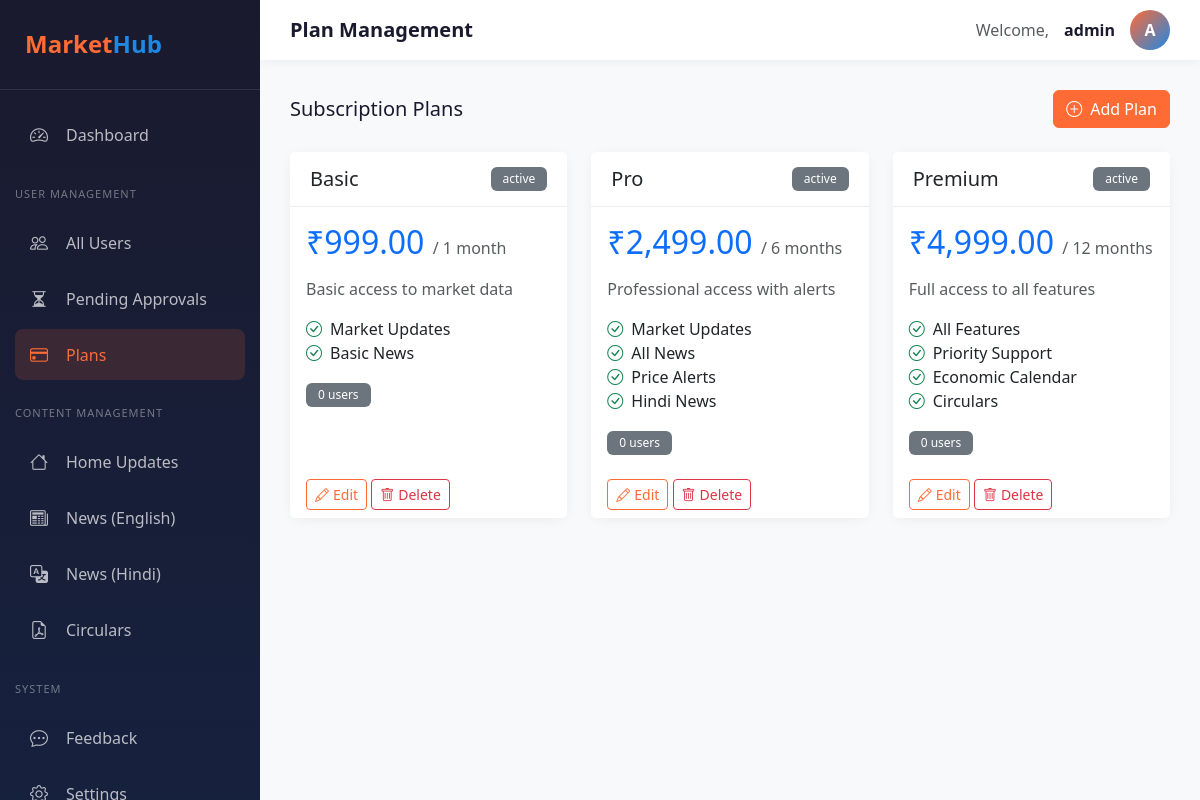
Screenshot of /pages/plans.php (signed in) with the database file from the repository.
### tables this page shows
CREATE TABLE IF NOT EXISTS plans (
    id INT PRIMARY KEY AUTO_INCREMENT,
    name VARCHAR(100) NOT NULL,
    description TEXT,
    price DECIMAL(10,2) NOT NULL DEFAULT 0.00,
    duration_months INT DEFAULT 1,
    features JSON,
    is_active BOOLEAN DEFAULT TRUE,
    created_at TIMESTAMP DEFAULT CURRENT_TIMESTAMP,
    updated_at TIMESTAMP NULL ON UPDATE CURRENT_TIMESTAMP
);

### includes/auth.php (called while the page is built, shortened)
<?php
function current_admin_username() {
    return $_SESSION['admin_username'] ?? 'Admin';
}

### config/database.php (called while the page is built, shortened)
<?php
$conn = new mysqli(DB_HOST, DB_USER, DB_PASS, DB_NAME);
$conn->set_charset("utf8mb4");
function db_query($sql, $types = '', $params = []) {
    global $conn;
    $stmt = $conn->prepare($sql);
    if (!$stmt->execute()) {
        error_log("Execute failed: " . $stmt->error);
        return false;
    }
    $result = $stmt->get_result();
    return $result !== false ? $result : true;
}
function db_fetch_all($sql, $types = '', $params = []) {
    $result = db_query($sql, $types, $params);
    if ($result && $result instanceof mysqli_result) {
        return $result->fetch_all(MYSQLI_ASSOC);
    }
    return [];
}

### pages/plans.php (the view, shortened to what this page needs)
<?php
$page_title = 'Plan Management';
require_once 'includes/header.php';
$action = $_GET['action'] ?? 'list';
$edit_item = null;
$plans_list = db_fetch_all("SELECT p.*, (SELECT COUNT(*) FROM users WHERE plan_id = p.id) as user_count FROM plans p ORDER BY p.price");
?>
<?php if ($action === 'add' || $action === 'edit'): ?>
<div class="card">
    <div class="card-header">
        <i class="bi bi-<?= $action === 'edit' ? 'pencil' : 'plus-circle' ?> me-2"></i>
        <?= $action === 'edit' ? 'Edit Plan' : 'Add Plan' ?>
    </div>
    <div class="card-body">
        <form method="POST">
            <?= csrf_field() ?>
            <input type="hidden" name="form_action" value="save">
            <input type="hidden" name="id" value="<?= $edit_item['id'] ?? '' ?>">
            <div class="row">
                <div class="col-md-6">
                    <div class="mb-3">
                        <label class="form-label">Plan Name *</label>
                        <input type="text" name="name" class="form-control" required
                               value="<?= e($edit_item['name'] ?? '') ?>" placeholder="e.g., Basic, Pro, Premium">
                    </div>
                    <div class="mb-3">
                        <label class="form-label">Price (₹)</label>
                        <input type="number" name="price" class="form-control" step="0.01" min="0"
                               value="<?= e($edit_item['price'] ?? '0') ?>">
                    </div>
                    <div class="mb-3">
                        <label class="form-label">Duration (Months)</label>
                        <select name="duration_months" class="form-select">
                            <?php foreach ([1, 3, 6, 12] as $m): ?>
                            <option value="<?= $m ?>" <?= ($edit_item['duration_months'] ?? 1) == $m ? 'selected' : '' ?>>
                                <?= $m ?> Month<?= $m > 1 ? 's' : '' ?>
                            </option>
                            <?php endforeach; ?>
                        </select>
                    </div>
                </div>
                <div class="col-md-6">
                    <div class="mb-3">
                        <label class="form-label">Description</label>
                        <textarea name="description" class="form-control" rows="3"><?= e($edit_item['description'] ?? '') ?></textarea>
                    </div>
                    <div class="mb-3">
                        <label class="form-label">Features (one per line)</label>
                        <textarea name="features" class="form-control" rows="4" placeholder="Market Updates&#10;Price Alerts&#10;Hindi News"><?php
                            if (isset($edit_item['features'])) {
                                $features = json_decode($edit_item['features'], true);
                                echo e(implode("\n", $features ?? []));
                            }
                        ?></textarea>
                    </div>
                    <div class="form-check mb-3">
                        <input type="checkbox" name="is_active" class="form-check-input" id="is_active"
                               <?= ($edit_item['is_active'] ?? true) ? 'checked' : '' ?>>
                        <label class="form-check-label" for="is_active">Active (available for selection)</label>
                    </div>
                </div>
            </div>
            <hr>
            <div class="d-flex justify-content-between">
                <a href="plans.php" class="btn btn-secondary"><i class="bi bi-arrow-left me-2"></i>Cancel</a>
                <button type="submit" class="btn btn-primary"><i class="bi bi-check-lg me-2"></i>Save Plan</button>
            </div>
        </form>
    </div>
</div>
<?php else: ?>
<div class="d-flex justify-content-between align-items-center mb-4">
    <h5 class="mb-0">Subscription Plans</h5>
    <a href="plans.php?action=add" class="btn btn-primary"><i class="bi bi-plus-circle me-2"></i>Add Plan</a>
</div>
<div class="row">
    <?php foreach ($plans_list as $plan): ?>
    <div class="col-md-4 mb-4">
        <div class="card h-100">
            <div class="card-header d-flex justify-content-between align-items-center">
                <h5 class="mb-0"><?= e($plan['name']) ?></h5>
                <?= status_badge($plan['is_active'] ? 'active' : 'inactive') ?>
            </div>
            <div class="card-body">
                <h2 class="text-primary mb-3"><?= format_currency($plan['price']) ?>
                    <small class="text-muted fs-6">/ <?= $plan['duration_months'] ?> month<?= $plan['duration_months'] > 1 ? 's' : '' ?></small>
                </h2>
                <p class="text-muted"><?= e($plan['description']) ?></p>
                <?php
                $features = json_decode($plan['features'], true) ?? [];
                if (!empty($features)):
                ?>
                <ul class="list-unstyled">
                    <?php foreach ($features as $feature): ?>
                    <li><i class="bi bi-check-circle text-success me-2"></i><?= e($feature) ?></li>
                    <?php endforeach; ?>
                </ul>
                <?php endif; ?>
                <p class="mb-0">
                    <span class="badge bg-secondary"><?= $plan['user_count'] ?> users</span>
                </p>
            </div>
            <div class="card-footer bg-white border-0">
                <a href="plans.php?action=edit&id=<?= $plan['id'] ?>" class="btn btn-outline-primary btn-sm">
                    <i class="bi bi-pencil me-1"></i>Edit
                </a>
                <?php if ($plan['user_count'] == 0): ?>
                <form method="POST" class="d-inline" onsubmit="return confirmDelete('Delete this plan?')">
                    <button type="submit" class="btn btn-outline-danger btn-sm">
                        <i class="bi bi-trash me-1"></i>Delete
                    </button>
                </form>
                <?php endif; ?>
            </div>
        </div>
    </div>
    <?php endforeach; ?>
</div>
<?php endif; ?>
<?php require_once 'includes/footer.php'; ?>

### pages/includes/header.php (shortened to what this page needs)
<!DOCTYPE html>
<html lang="en">
<head>
    <link href="https://cdn.jsdelivr.net/npm/bootstrap@5.3.2/dist/css/bootstrap.min.css" rel="stylesheet">
    <link href="https://cdn.jsdelivr.net/npm/bootstrap-icons@1.11.1/font/bootstrap-icons.css" rel="stylesheet">
    <link href="https://cdn.datatables.net/1.13.7/css/dataTables.bootstrap5.min.css" rel="stylesheet">
    <link href="../assets/css/style.css" rel="stylesheet">
</head>
<body>
    <nav class="sidebar">
        <div class="sidebar-brand">
            <h2>Market<span>Hub</span></h2>
        </div>
        <ul class="sidebar-menu">
            <li>
                <a href="dashboard.php" class="<?= is_active_page('dashboard') ?>">
                    <i class="bi bi-speedometer2"></i> Dashboard
                </a>
            </li>
            <li class="menu-header">User Management</li>
            <li>
                <a href="users.php" class="<?= is_active_page('users') ?>">
                    <i class="bi bi-people"></i> All Users
                </a>
            </li>
            <li>
                <a href="users.php?status=pending" class="<?= isset($_GET['status']) && $_GET['status'] === 'pending' ? 'active' : '' ?>">
                    <i class="bi bi-hourglass-split"></i> Pending Approvals
                </a>
            </li>
            <li>
                <a href="plans.php" class="<?= is_active_page('plans') ?>">
                    <i class="bi bi-credit-card"></i> Plans
                </a>
            </li>
            <li class="menu-header">Content Management</li>
            <li>
                <a href="home_updates.php" class="<?= is_active_page('home_updates') ?>">
                    <i class="bi bi-house"></i> Home Updates
                </a>
            </li>
            <li>
                <a href="news.php" class="<?= is_active_page('news') ?>">
                    <i class="bi bi-newspaper"></i> News (English)
                </a>
            </li>
            <li>
                <a href="news_hindi.php" class="<?= is_active_page('news_hindi') ?>">
                    <i class="bi bi-translate"></i> News (Hindi)
                </a>
            </li>
            <li>
                <a href="circulars.php" class="<?= is_active_page('circulars') ?>">
                    <i class="bi bi-file-earmark-pdf"></i> Circulars
                </a>
            </li>
            <li class="menu-header">System</li>
            <li>
                <a href="feedback.php" class="<?= is_active_page('feedback') ?>">
                    <i class="bi bi-chat-dots"></i> Feedback
                </a>
            </li>
            <li>
                <a href="settings.php" class="<?= is_active_page('settings') ?>">
                    <i class="bi bi-gear"></i> Settings
                </a>
            </li>
        </ul>
    </nav>
    <nav class="top-navbar">
        <h1 class="page-title"><?= e($page_title ?? 'Dashboard') ?></h1>
        <div class="admin-info">
            <span class="text-muted">Welcome,</span>
            <strong><?= e(current_admin_username()) ?></strong>
            <div class="admin-avatar">
                <?= strtoupper(substr(current_admin_username(), 0, 1)) ?>
            </div>
        </div>
    </nav>
    <main class="main-content">

### includes/functions.php (shortened to what this page needs)
<?php
function e($string) {
    return htmlspecialchars($string ?? '', ENT_QUOTES, 'UTF-8');
}
function format_currency($amount) {
    return '₹' . number_format($amount, 2);
}
function status_badge($status) {
    $badges = [
        'pending' => '<span class="badge bg-warning text-dark">Pending</span>',
        'approved' => '<span class="badge bg-success">Approved</span>',
        'rejected' => '<span class="badge bg-danger">Rejected</span>',
        'active' => '<span class="badge bg-success">Active</span>',
        'inactive' => '<span class="badge bg-secondary">Inactive</span>',
    ];
    return $badges[$status] ?? '<span class="badge bg-secondary">' . e($status) . '</span>';
}
function is_active_page($page) {
    $current = basename($_SERVER['PHP_SELF'], '.php');
    return $current === $page ? 'active' : '';
}

### pages/includes/footer.php (shortened to what this page needs)
    </main>
</body>
</html>

### assets/css/style.css (style rules this page uses)
:root { --primary-orange: #FF6B35; --primary-orange-dark: #E55A28; --secondary-blue: #1E88E5; --secondary-blue-dark: #1565C0; --bg-dark: #1A1A2E; --bg-light: #F8F9FA; --card-bg: #FFFFFF; --text-primary: #1A1A2E; --text-secondary: #6C757D; --success: #4CAF50; --warning: #FFC107; --danger: #F44336; --sidebar-width: 260px; --navbar-height: 60px; }
body { font-family: 'Segoe UI', Tahoma, Geneva, Verdana, sans-serif; background-color: var(--bg-light); color: var(--text-primary); }
a { text-decoration: none; color: var(--primary-orange); }
.sidebar { position: fixed; top: 0; left: 0; width: var(--sidebar-width); height: 100vh; background: linear-gradient(180deg, var(--bg-dark) 0%, #16213E 100%); padding: 20px 0; z-index: 1000; transition: all 0.3s ease; overflow-y: auto; }
.sidebar-brand { padding: 10px 25px 30px; border-bottom: 1px solid rgba(255, 255, 255, 0.1); margin-bottom: 20px; }
.sidebar-brand h2 { color: var(--primary-orange); font-weight: 700; margin: 0; font-size: 1.5rem; }
.sidebar-brand span { color: var(--secondary-blue); }
.sidebar-menu { list-style: none; padding: 0; margin: 0; }
.sidebar-menu li { margin: 5px 15px; }
.sidebar-menu a { display: flex; align-items: center; padding: 12px 15px; color: rgba(255, 255, 255, 0.7); border-radius: 8px; transition: all 0.2s ease; }
.sidebar-menu a:hover, .sidebar-menu a.active { background: rgba(255, 107, 53, 0.15); color: var(--primary-orange); }
.sidebar-menu a i { width: 24px; margin-right: 12px; font-size: 18px; }
.sidebar-menu .menu-header { color: rgba(255, 255, 255, 0.4); font-size: 11px; text-transform: uppercase; letter-spacing: 1px; padding: 20px 15px 10px; margin: 0; }
.main-content { margin-left: var(--sidebar-width); min-height: 100vh; padding: 20px 30px; padding-top: calc(var(--navbar-height) + 30px); }
.top-navbar { position: fixed; top: 0; left: var(--sidebar-width); right: 0; height: var(--navbar-height); background: var(--card-bg); display: flex; align-items: center; justify-content: space-between; padding: 0 30px; box-shadow: 0 2px 10px rgba(0, 0, 0, 0.05); z-index: 999; }
.top-navbar .page-title { font-size: 1.25rem; font-weight: 600; color: var(--text-primary); margin: 0; }
.top-navbar .admin-info { display: flex; align-items: center; gap: 15px; }
.admin-avatar { width: 40px; height: 40px; border-radius: 50%; background: linear-gradient(135deg, var(--primary-orange), var(--secondary-blue)); display: flex; align-items: center; justify-content: center; color: white; font-weight: 600; }
.card { border: none; border-radius: 12px; box-shadow: 0 2px 12px rgba(0, 0, 0, 0.05); }
.card-header { background: var(--card-bg); border-bottom: 1px solid #eee; padding: 15px 20px; font-weight: 600; }
.btn-primary { background: var(--primary-orange); border-color: var(--primary-orange); }
.btn-outline-primary { color: var(--primary-orange); border-color: var(--primary-orange); }
.badge { font-weight: 500; padding: 6px 12px; border-radius: 6px; }

### rows the page displays
plans: name "Basic", price "₹999.00", duration_months "1", description "Basic access to market data", features "Market Updates", features "Basic News", user_count "0"
plans: name "Pro", price "₹2,499.00", duration_months "6", description "Professional access with alerts", features "Market Updates", features "All News", features "Price Alerts", features "Hindi News", user_count "0"
plans: name "Premium", price "₹4,999.00", duration_months "12", description "Full access to all features", features "All Features", features "Priority Support", features "Economic Calendar", features "Circulars", user_count "0"

### other values shown
$page_title "Plan Management"
current_admin_username() "admin"
substr(current_admin_username(), 0, 1) "A"
